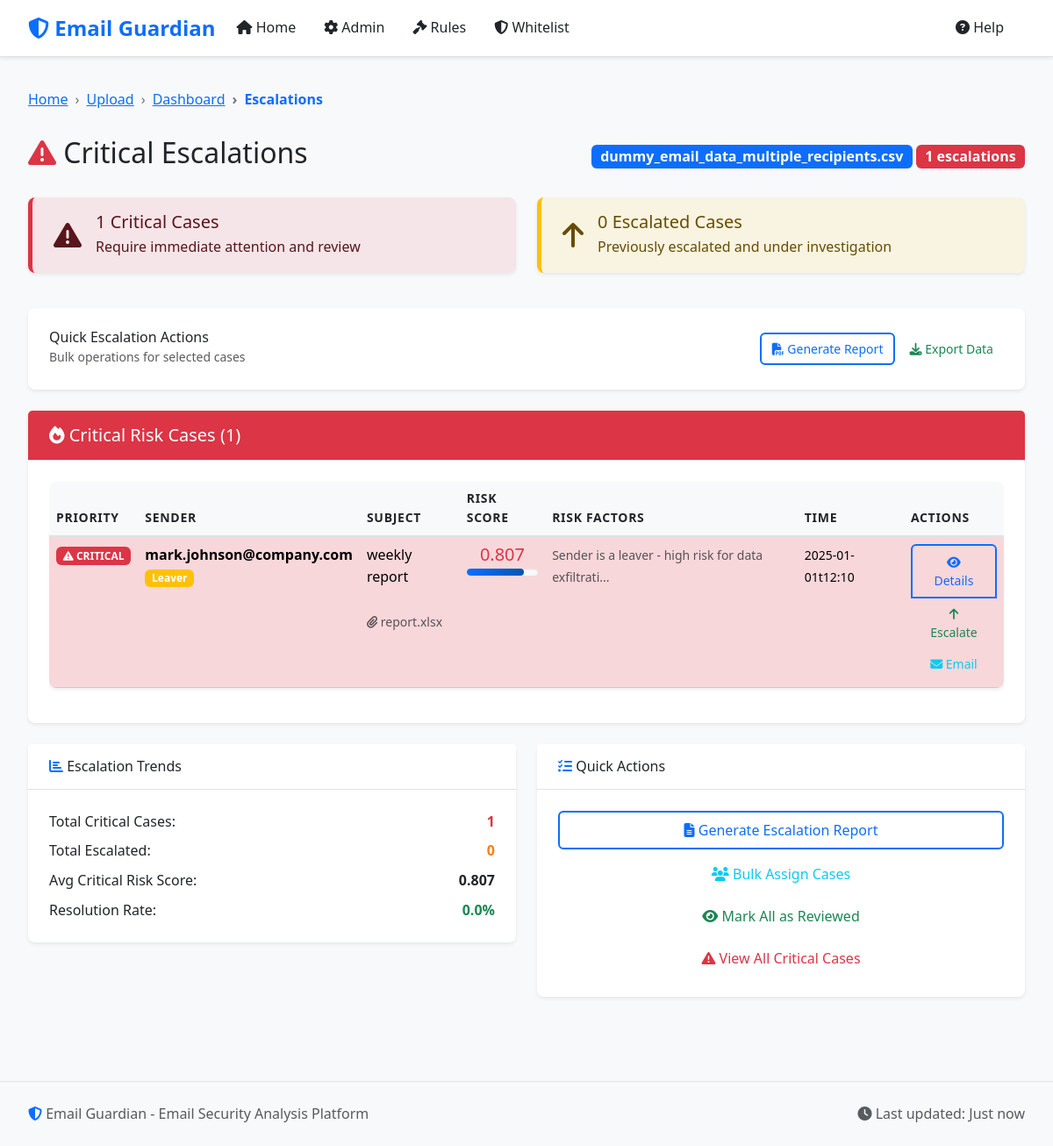
Before: /escalations/9c334d66-f220-4f1a-9b61-a8563bcf7abe with the older database file.
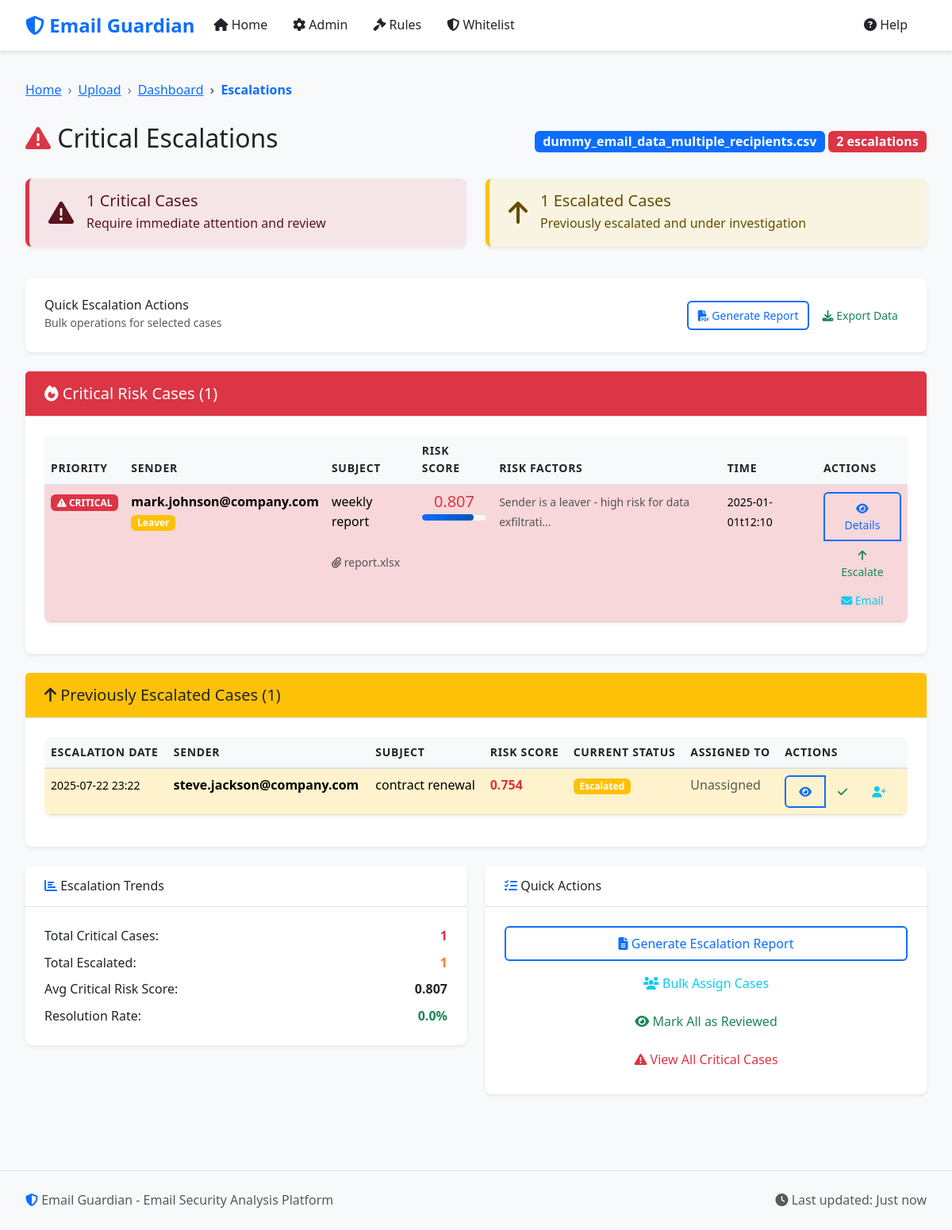
After: the same page with the newer database file.
### models.py (models this page shows, shortened)
class EmailRecord(db.Model):
    __tablename__ = 'email_records'
    id = db.Column(db.Integer, primary_key=True)
    session_id = db.Column(db.String(36), db.ForeignKey('processing_sessions.id'), nullable=False)
    record_id = db.Column(db.String(100), nullable=False)  # Unique within session
    time = db.Column(db.String(100))
    sender = db.Column(db.String(255))
    subject = db.Column(Text)
    attachments = db.Column(Text)
    recipients = db.Column(Text)
    recipients_email_domain = db.Column(db.String(255))
    leaver = db.Column(db.String(10))
    termination_date = db.Column(db.String(100))
    wordlist_attachment = db.Column(Text)
    wordlist_subject = db.Column(Text)
    bunit = db.Column(db.String(255))
    department = db.Column(db.String(255))
    status = db.Column(db.String(100))
    user_response = db.Column(Text)
    final_outcome = db.Column(db.String(255))
    justification = db.Column(Text)
    excluded_by_rule = db.Column(db.String(500))
    whitelisted = db.Column(db.Boolean, default=False)
    rule_matches = db.Column(Text)  # JSON string of matched rules
    ml_risk_score = db.Column(db.Float)
    ml_anomaly_score = db.Column(db.Float)
    risk_level = db.Column(db.String(20))  # Critical, High, Medium, Low
    ml_explanation = db.Column(Text)
    case_status = db.Column(db.String(20), default='Active')  # Active, Cleared, Escalated
    assigned_to = db.Column(db.String(255))
    notes = db.Column(Text)
    escalated_at = db.Column(db.DateTime)
    resolved_at = db.Column(db.DateTime)

### routes.py (the view)
@app.route('/escalations/<session_id>')
def escalations(session_id):
    session = ProcessingSession.query.get_or_404(session_id)
    critical_cases = EmailRecord.query.filter_by(
        session_id=session_id,
        risk_level='Critical'
    ).filter(
        EmailRecord.whitelisted != True
    ).order_by(EmailRecord.ml_risk_score.desc()).all()
    escalated_cases = EmailRecord.query.filter_by(
        session_id=session_id,
        case_status='Escalated'
    ).filter(
        EmailRecord.whitelisted != True
    ).order_by(EmailRecord.escalated_at.desc()).all()
    return render_template('escalations.html',
                         session=session,
                         critical_cases=critical_cases,
                         escalated_cases=escalated_cases)

### templates/escalations.html (shortened to what the changed rows need)
{% extends "base.html" %}
{% block content %}
<div class="row mb-4">
    <div class="col-12">
        <div class="d-flex justify-content-between align-items-center">
            <h1 class="h2">
                <i class="fas fa-exclamation-triangle text-danger"></i>
                Critical Escalations
            </h1>
            <div class="session-info">
                <span class="badge bg-primary fs-6">{{ session.filename }}</span>
                <span class="badge bg-danger fs-6">{{ critical_cases|length + escalated_cases|length }} escalations</span>
            </div>
        </div>
    </div>
</div>
<div class="row mb-4">
    <div class="col-md-6">
        <div class="alert alert-warning border-start border-5 border-warning">
            <div class="d-flex align-items-center">
                <div>
                    <h5 class="alert-heading mb-1">{{ escalated_cases|length }} Escalated Cases</h5>
                    <p class="mb-0">Previously escalated and under investigation</p>
                </div>
            </div>
        </div>
    </div>
</div>
{% if critical_cases %}
<div class="card mb-4">
    <div class="card-body">
        <div class="table-responsive">
            <table class="table table-hover">
                <thead>
                    <tr>
                        <th>Priority</th>
                        <th>Sender</th>
                        <th>Subject</th>
                        <th>Risk Score</th>
                        <th>Risk Factors</th>
                        <th>Time</th>
                        <th>Actions</th>
                    </tr>
                </thead>
                <tbody>
                    {% for case in critical_cases %}
                    <tr class="table-danger">
                        <td>
                            <span class="badge bg-danger">
                                <i class="fas fa-exclamation-triangle"></i>
                                CRITICAL
                            </span>
                        </td>
                        <td>
                            <div>
                                <strong>{{ case.sender[:25] }}{% if case.sender|length > 25 %}...{% endif %}</strong>
                                {% if case.leaver and case.leaver.lower() in ['yes', 'true', '1'] %}
                                    <br><span class="badge bg-warning">Leaver</span>
                                {% endif %}
                            </div>
                        </td>
                        <td>
                            <div title="{{ case.subject }}">
                                {{ case.subject[:40] }}{% if case.subject|length > 40 %}...{% endif %}
                            </div>
                            {% if case.attachments %}
                                <br><small class="text-muted">
                                    <i class="fas fa-paperclip"></i> {{ case.attachments[:30] }}{% if case.attachments|length > 30 %}...{% endif %}
                                </small>
                            {% endif %}
                        </td>
                        <td>
                            <div class="text-center">
                                <div class="h5 text-danger mb-1">{{ "%.3f"|format(case.ml_risk_score or 0) }}</div>
                                <div class="progress" style="height: 8px;">
                                    <div class="progress-bar bg-danger" style="width: {{ ((case.ml_risk_score or 0) * 100)|int }}%"></div>
                                </div>
                            </div>
                        </td>
                        <td>
                            <div class="risk-factors">
                                {% if case.ml_explanation %}
                                    <small class="text-muted">{{ case.ml_explanation[:50] }}...</small>
                                {% endif %}
                            </div>
                        </td>
                        <td>
                            <small>{{ case.time[:16] if case.time else 'N/A' }}</small>
                        </td>
                        <td>
                            <div class="btn-group-vertical btn-group-sm" role="group">
                                <button type="button" class="btn btn-outline-primary view-case-btn"
                                        data-record-id="{{ case.record_id }}" title="View Details">
                                    <i class="fas fa-eye"></i> Details
                                </button>
                                <button type="button" class="btn btn-outline-success update-case-status-btn"
                                        data-record-id="{{ case.record_id }}" data-new-status="Escalated" title="Escalate">
                                    <i class="fas fa-arrow-up"></i> Escalate
                                </button>
                                <button type="button" class="btn btn-outline-info generate-email-btn"
                                        data-record-id="{{ case.record_id }}" title="Generate Email">
                                    <i class="fas fa-envelope"></i> Email
                                </button>
                            </div>
                        </td>
                    </tr>
                    {% endfor %}
                </tbody>
            </table>
        </div>
    </div>
</div>
{% endif %}
{% if escalated_cases %}
<div class="card mb-4">
    <div class="card-header bg-warning text-dark">
        <h5 class="card-title mb-0">
            <i class="fas fa-arrow-up"></i>
            Previously Escalated Cases ({{ escalated_cases|length }})
        </h5>
    </div>
    <div class="card-body">
        <div class="table-responsive">
            <table class="table table-hover">
                <thead>
                    <tr>
                        <th>Escalation Date</th>
                        <th>Sender</th>
                        <th>Subject</th>
                        <th>Risk Score</th>
                        <th>Current Status</th>
                        <th>Assigned To</th>
                        <th>Actions</th>
                    </tr>
                </thead>
                <tbody>
                    {% for case in escalated_cases %}
                    <tr class="table-warning">
                        <td>
                            <small>{{ case.escalated_at.strftime('%Y-%m-%d %H:%M') if case.escalated_at else 'N/A' }}</small>
                        </td>
                        <td>
                            <strong>{{ case.sender[:25] }}{% if case.sender|length > 25 %}...{% endif %}</strong>
                        </td>
                        <td title="{{ case.subject }}">
                            {{ case.subject[:40] }}{% if case.subject|length > 40 %}...{% endif %}
                        </td>
                        <td>
                            <span class="fw-bold text-danger">{{ "%.3f"|format(case.ml_risk_score or 0) }}</span>
                        </td>
                        <td>
                            <span class="badge bg-warning">Escalated</span>
                        </td>
                        <td>
                            {% if case.assigned_to %}
                                <span class="badge bg-info">{{ case.assigned_to }}</span>
                            {% else %}
                                <span class="text-muted">Unassigned</span>
                            {% endif %}
                        </td>
                        <td>
                            <div class="btn-group btn-group-sm" role="group">
                                <button type="button" class="btn btn-outline-primary view-case-btn"
                                        data-record-id="{{ case.record_id }}" title="View Details">
                                    <i class="fas fa-eye"></i>
                                </button>
                                <button type="button" class="btn btn-outline-success update-case-status-btn"
                                        data-record-id="{{ case.record_id }}" data-new-status="Cleared" title="Resolve">
                                    <i class="fas fa-check"></i>
                                </button>
                                <button type="button" class="btn btn-outline-info" onclick="assignCase('{{ case.record_id }}')" title="Assign">
                                    <i class="fas fa-user-plus"></i>
                                </button>
                            </div>
                        </td>
                    </tr>
                    {% endfor %}
                </tbody>
            </table>
        </div>
    </div>
</div>
{% endif %}
<div class="row">
    <div class="col-lg-6">
        <div class="card">
            <div class="card-body">
                <div class="escalation-stats">
                    <div class="stat-item d-flex justify-content-between mb-2">
                        <span>Total Escalated:</span>
                        <span class="fw-bold text-warning">{{ escalated_cases|length }}</span>
                    </div>
                            {% set total_escalations = critical_cases|length + escalated_cases|length %}
                </div>
            </div>
        </div>
    </div>
</div>
{% endblock %}

Changed rows visible on the page:
now on this page (row edited): EmailRecord: escalated_at "2025-07-22 23:22", sender "steve.jackson@company.com", subject "contract renewal", ml_risk_score "0.754", shows "Unassigned", shown under "Previously Escalated Cases (1)"
Other visible differences:
{{ critical_cases|length + escalated_cases|length }}: "1" → "2"
{{ escalated_cases|length }}: "0" → "1"
{{ escalated_cases|length }}: (not shown) → "1"
text now shown: "Previously Escalated Cases ( ) ESCALATION DATE SENDER SUBJECT RISK SCORE CURRENT STATUS ASSIGNED TO ACTIONS"
